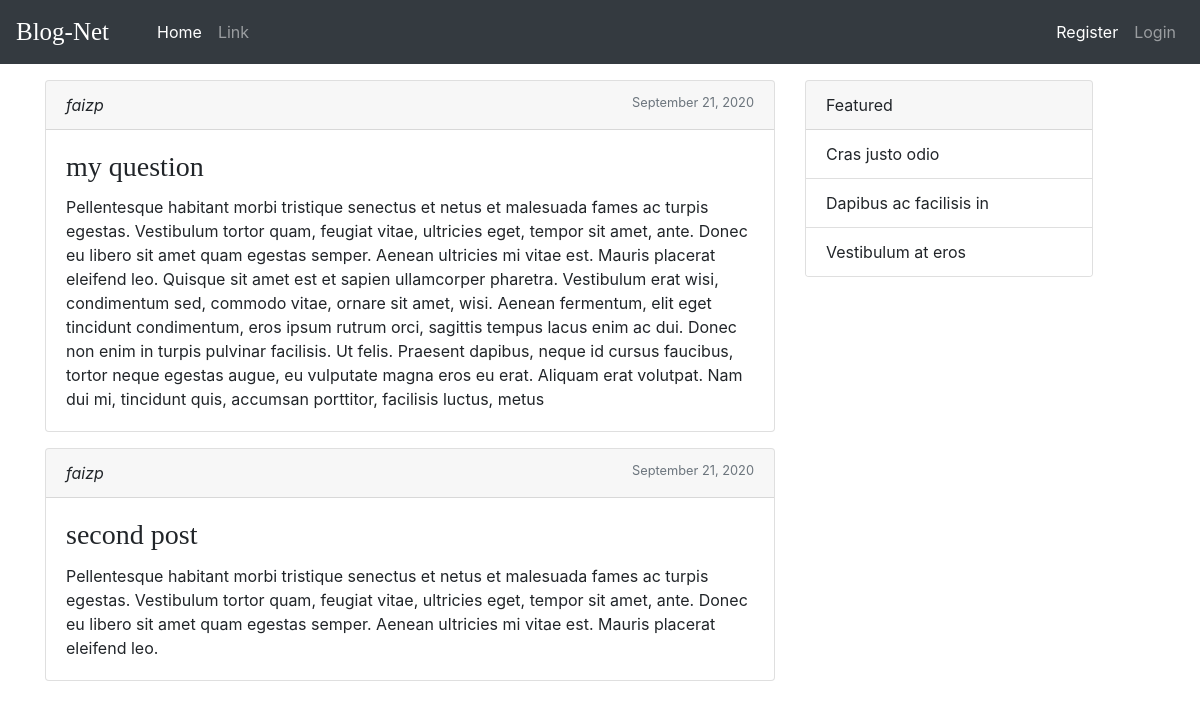
The app's page /, older data.
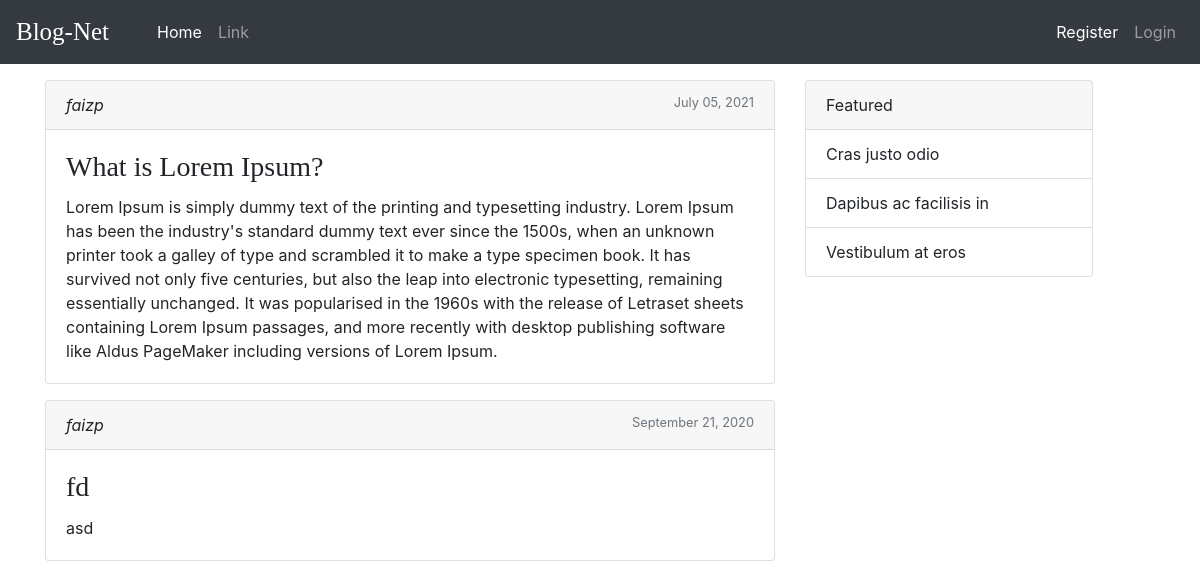
The same page, newer data.
### blog/models.py (models this page shows)
class Post(models.Model):
    title = models.CharField(max_length=255)
    content = models.TextField()
    date_posted = models.DateTimeField(default=timezone.now)
    author = models.ForeignKey(User, on_delete=models.CASCADE)

### blog/views.py (the view)
# urls.py: path('', views.home, name='blog-home'),
def home(request):
    context = {
        'posts':Post.objects.all()
    }
    return render(request, 'blog/index.html', context)

### blog/templates/blog/index.html
{% extends 'base.html' %}
{% block content %}
    {% for post in posts %}
        <div class="card mt-3" style="width: 100%;">
            <div class="card-header">
                <cite title="Source Title">{{ post.author }}</cite>
                <small class="text-muted float-right">{{ post.date_posted | date:"F d, Y" }}</small>
            </div>
            <div class="card-body">
                <h3 class="card-title" style="font-family: 'Source Sans Pro'">{{ post.title }}</h3>
                <p class="card-text">{{ post.content }}</p>
            </div>
        </div>
    {% endfor %}
{% endblock content %}

### templates/base.html (shortened to what this page needs)
<!doctype html>
<html lang="en">
<head>
    <link rel="stylesheet" href="https://stackpath.bootstrapcdn.com/bootstrap/4.5.2/css/bootstrap.min.css"
>
</head>
<body>
<nav class="navbar navbar-expand-lg navbar-dark bg-dark">
    <a class="navbar-brand" href="{% url 'blog-home' %}" style="font-family: 'Brush Script MT';font-size: 25px">Blog-Net</a>
    <div class="collapse navbar-collapse ml-4" id="navbarSupportedContent">
        <ul class="navbar-nav mr-auto">
            <li class="nav-item active">
                <a class="nav-link" href="#">Home <span class="sr-only">(current)</span></a>
            </li>
            <li class="nav-item">
                <a class="nav-link" href="#">Link</a>
            </li>
        </ul>
        {% if user.is_authenticated %}
            <ul class="navbar-nav ml-auto ">
                <li class="nav-item active">
                    <a class="nav-link" href="{% url 'profile' %}">Profile <span class="sr-only">(current)</span></a>
                </li>
                <li class="nav-item">
                    <a class="nav-link" href="{% url 'logout' %}">Logout</a>
                </li>
            </ul>
        {% else %}
            <ul class="navbar-nav ml-auto ">
                <li class="nav-item active">
                    <a class="nav-link" href="{% url 'register' %}">Register <span class="sr-only">(current)</span></a>
                </li>
                <li class="nav-item">
                    <a class="nav-link" href="{% url 'login' %}">Login</a>
                </li>
            </ul>
        {% endif %}
    </div>
</nav>
<div class="container">
    <div class="row">
        <div class="col-8">
            {% block content %}{% endblock %}
        </div>
        <div class="col">
            <div class="card mt-3 float-left" style="width: 18rem;">
                <div class="card-header">
                    Featured
                </div>
                <ul class="list-group list-group-flush">
                    <li class="list-group-item">Cras justo odio</li>
                    <li class="list-group-item">Dapibus ac facilisis in</li>
                    <li class="list-group-item">Vestibulum at eros</li>
                </ul>
            </div>
        </div>
    </div>
</div>
</body>
</html>

Row changes from the older to the newer data that the page shows:
removed Post: author "faizp", date_posted "September 21, 2020", title "my question", content "Pellentesque habitant morbi tristique senectus et netus et malesuada fames ac turpis egestas. Vestibulum tortor quam, feugiat vitae, ultricies eget, tempor sit amet, ante. Donec eu libero sit amet quam egestas semper. Aenean ultricies mi vitae est. Mauris placerat eleifend leo. Quisque sit amet est et sapien ullamcorper pharetra. Vestibulum erat wisi, condimentum sed, commodo vitae, ornare sit amet, wisi. Aenean fermentum, elit eget tincidunt condimentum, eros ipsum rutrum orci, sagittis tempus lacus enim ac dui. Donec non enim in turpis pulvinar facilisis. Ut felis. Praesent dapibus, neque id cursus faucibus, tortor neque egestas augue, eu vulputate magna eros eu erat. Aliquam erat…"
removed Post: author "faizp", date_posted "September 21, 2020", title "second post", content "Pellentesque habitant morbi tristique senectus et netus et malesuada fames ac turpis egestas. Vestibulum tortor quam, feugiat vitae, ultricies eget, tempor sit amet, ante. Donec eu libero sit amet quam egestas semper. Aenean ultricies mi vitae est. Mauris placerat eleifend leo."
added Post: author "faizp", date_posted "July 05, 2021", title "What is Lorem Ipsum?", content "Lorem Ipsum is simply dummy text of the printing and typesetting industry. Lorem Ipsum has been the industry's standard dummy text ever since the 1500s, when an unknown printer took a galley of type and scrambled it to make a type specimen book. It has survived not only five centuries, but also the leap into electronic typesetting, remaining essentially unchanged. It was popularised in the 1960s with the release of Letraset sheets containing Lorem Ipsum passages, and more recently with desktop publishing software like Aldus PageMaker including versions of Lorem Ipsum."
added Post: author "faizp", date_posted "September 21, 2020", title "fd", content "asd"
